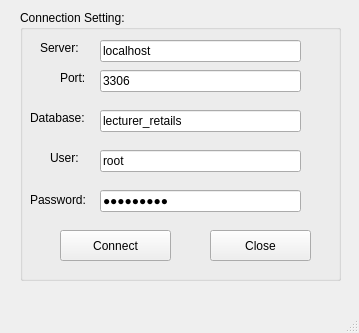
<?xml version="1.0" encoding="UTF-8"?>
<ui version="4.0">
 <class>MainWindow</class>
 <widget class="QMainWindow" name="MainWindow">
  <property name="geometry">
   <rect>
    <x>0</x>
    <y>0</y>
    <width>359</width>
    <height>333</height>
   </rect>
  </property>
  <property name="windowTitle">
   <string>MainWindow</string>
  </property>
  <widget class="QWidget" name="centralwidget">
   <widget class="QGroupBox" name="groupBox">
    <property name="geometry">
     <rect>
      <x>20</x>
      <y>10</y>
      <width>321</width>
      <height>271</height>
     </rect>
    </property>
    <property name="title">
     <string>Connection Setting:</string>
    </property>
    <widget class="QLabel" name="label">
     <property name="geometry">
      <rect>
       <x>20</x>
       <y>30</y>
       <width>51</width>
       <height>16</height>
      </rect>
     </property>
     <property name="text">
      <string>Server:</string>
     </property>
    </widget>
    <widget class="QLineEdit" name="lineEditServer">
     <property name="geometry">
      <rect>
       <x>80</x>
       <y>30</y>
       <width>201</width>
       <height>22</height>
      </rect>
     </property>
     <property name="text">
      <string>localhost</string>
     </property>
    </widget>
    <widget class="QLineEdit" name="lineEditPort">
     <property name="geometry">
      <rect>
       <x>80</x>
       <y>60</y>
       <width>201</width>
       <height>22</height>
      </rect>
     </property>
     <property name="text">
      <string>3306</string>
     </property>
    </widget>
    <widget class="QLabel" name="label_2">
     <property name="geometry">
      <rect>
       <x>40</x>
       <y>60</y>
       <width>31</width>
       <height>16</height>
      </rect>
     </property>
     <property name="text">
      <string>Port:</string>
     </property>
    </widget>
    <widget class="QLineEdit" name="lineEditDatabase">
     <property name="geometry">
      <rect>
       <x>80</x>
       <y>100</y>
       <width>201</width>
       <height>22</height>
      </rect>
     </property>
     <property name="text">
      <string>lecturer_retails</string>
     </property>
    </widget>
    <widget class="QLabel" name="label_3">
     <property name="geometry">
      <rect>
       <x>10</x>
       <y>100</y>
       <width>61</width>
       <height>16</height>
      </rect>
     </property>
     <property name="text">
      <string>Database:</string>
     </property>
    </widget>
    <widget class="QLineEdit" name="lineEditUser">
     <property name="geometry">
      <rect>
       <x>80</x>
       <y>140</y>
       <width>201</width>
       <height>22</height>
      </rect>
     </property>
     <property name="text">
      <string>root</string>
     </property>
    </widget>
    <widget class="QLabel" name="label_4">
     <property name="geometry">
      <rect>
       <x>30</x>
       <y>140</y>
       <width>41</width>
       <height>16</height>
      </rect>
     </property>
     <property name="text">
      <string>User:</string>
     </property>
    </widget>
    <widget class="QLineEdit" name="lineEditPassword">
     <property name="geometry">
      <rect>
       <x>80</x>
       <y>180</y>
       <width>201</width>
       <height>22</height>
      </rect>
     </property>
     <property name="text">
      <string>@Obama123</string>
     </property>
     <property name="echoMode">
      <enum>QLineEdit::Password</enum>
     </property>
    </widget>
    <widget class="QLabel" name="label_5">
     <property name="geometry">
      <rect>
       <x>10</x>
       <y>180</y>
       <width>61</width>
       <height>20</height>
      </rect>
     </property>
     <property name="text">
      <string>Password:</string>
     </property>
    </widget>
    <widget class="QPushButton" name="pushButtonConnect">
     <property name="geometry">
      <rect>
       <x>40</x>
       <y>220</y>
       <width>111</width>
       <height>31</height>
      </rect>
     </property>
     <property name="text">
      <string>Connect</string>
     </property>
     <property name="icon">
      <iconset>
       <normaloff>../Images/ic_connect.png</normaloff>../Images/ic_connect.png</iconset>
     </property>
    </widget>
    <widget class="QPushButton" name="pushButtonClose">
     <property name="geometry">
      <rect>
       <x>190</x>
       <y>220</y>
       <width>101</width>
       <height>31</height>
      </rect>
     </property>
     <property name="text">
      <string>Close</string>
     </property>
     <property name="icon">
      <iconset>
       <normaloff>../Images/ic_shutdown.png</normaloff>../Images/ic_shutdown.png</iconset>
     </property>
     <property name="shortcut">
      <string>Esc</string>
     </property>
    </widget>
   </widget>
  </widget>
  <widget class="QMenuBar" name="menubar">
   <property name="geometry">
    <rect>
     <x>0</x>
     <y>0</y>
     <width>359</width>
     <height>26</height>
    </rect>
   </property>
  </widget>
  <widget class="QStatusBar" name="statusbar"/>
 </widget>
 <resources/>
 <connections>
  <connection>
   <sender>pushButtonClose</sender>
   <signal>clicked()</signal>
   <receiver>MainWindow</receiver>
   <slot>close()</slot>
   <hints>
    <hint type="sourcelabel">
     <x>260</x>
     <y>271</y>
    </hint>
    <hint type="destinationlabel">
     <x>179</x>
     <y>166</y>
    </hint>
   </hints>
  </connection>
 </connections>
</ui>
